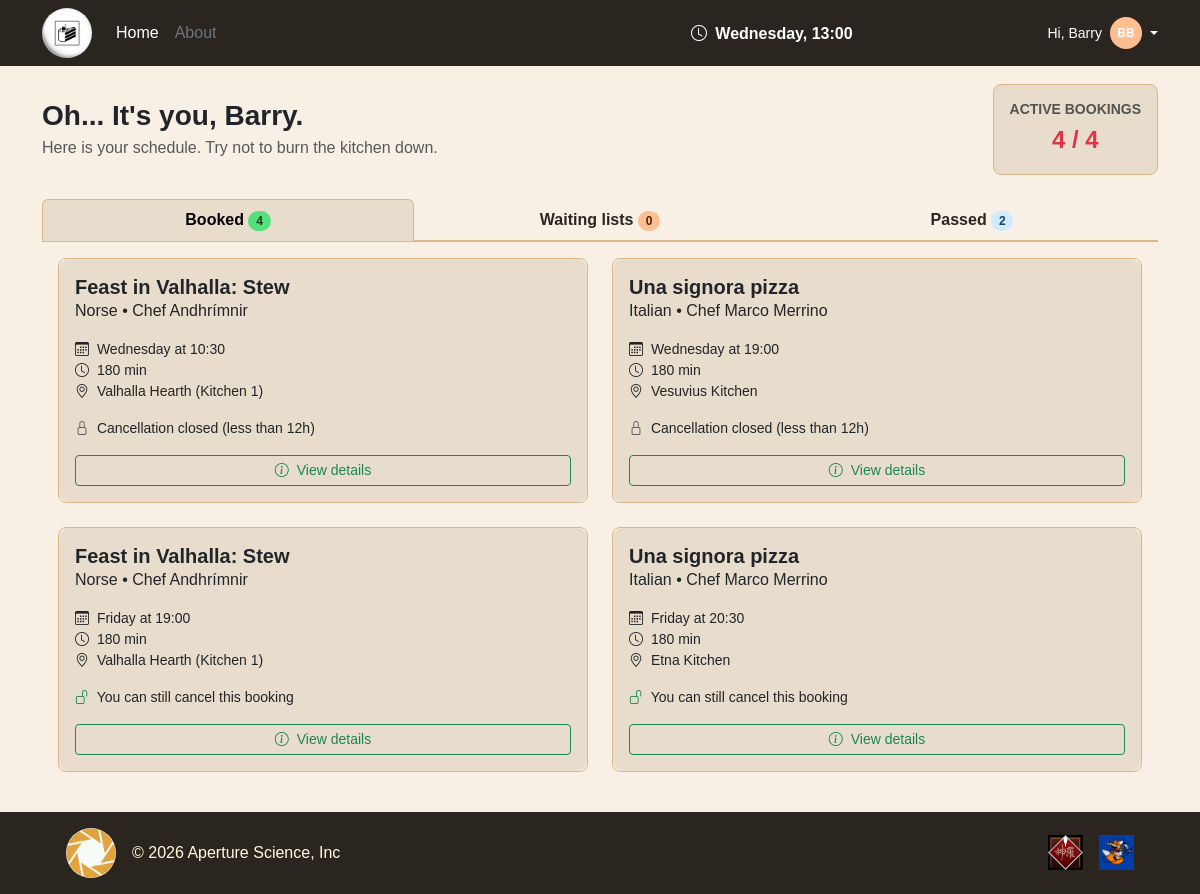
The page /student_profile (signed in) on the database as committed earlier.
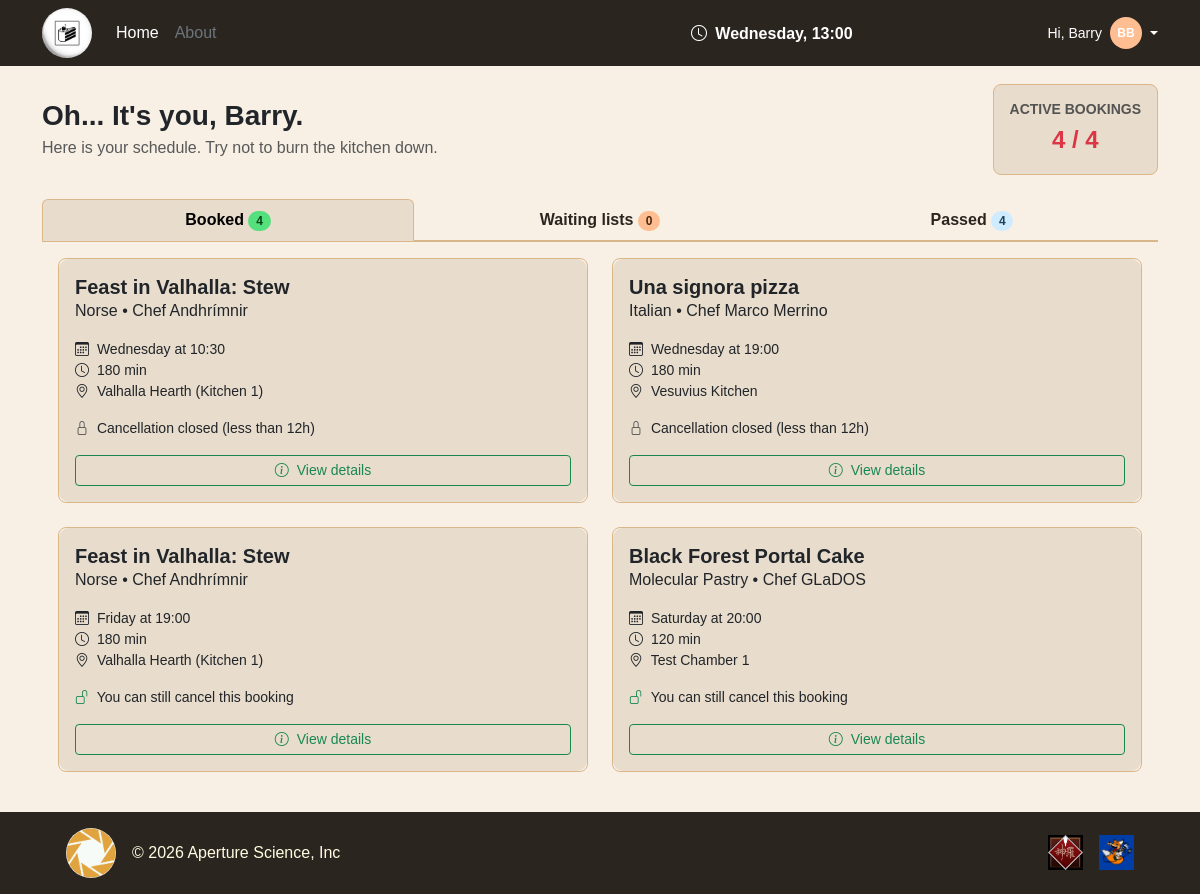
The same page on the database as committed later.
### tables this page shows
CREATE TABLE "BOOKING" (
	"id"	INTEGER NOT NULL UNIQUE,
	"rating"	INTEGER CHECK("rating" BETWEEN 1 AND 5),
	"status"	TEXT NOT NULL CHECK("status" IN ('ENROLLED', 'WAITING')),
	"CLASS_SESSION_id"	INTEGER NOT NULL,
	"USER_email"	TEXT NOT NULL,
	UNIQUE("CLASS_SESSION_id","USER_email"),
	PRIMARY KEY("id" AUTOINCREMENT),
	FOREIGN KEY("CLASS_SESSION_id") REFERENCES "CLASS_SESSION"("id") ON DELETE CASCADE,
	FOREIGN KEY("USER_email") REFERENCES "USER"("email") ON DELETE CASCADE
);

CREATE TABLE "COOKING_CLASS" (
	"id"	INTEGER NOT NULL UNIQUE,
	"cuisine"	TEXT NOT NULL,
	"title"	TEXT NOT NULL,
	"duration"	INTEGER NOT NULL,
	"difficulty"	TEXT NOT NULL CHECK("difficulty" IN ('Beginner', 'Intermediate', 'Advanced')),
	"chef_name"	TEXT NOT NULL,
	"description"	TEXT NOT NULL,
	"dietary_category"	TEXT NOT NULL CHECK("dietary_category" IN ('Standard', 'Vegetarian', 'Vegan', 'Gluten-free')),
	"photo_1"	TEXT NOT NULL,
	"photo_2"	TEXT NOT NULL,
	"photo_3"	TEXT NOT NULL,
	"USER_email"	TEXT NOT NULL,
	PRIMARY KEY("id" AUTOINCREMENT),
	FOREIGN KEY("USER_email") REFERENCES "USER"("email") ON DELETE CASCADE
);

CREATE TABLE "CLASS_SESSION" (
	"id"	INTEGER NOT NULL UNIQUE,
	"max_capacity"	INTEGER NOT NULL,
	"start_time"	TEXT NOT NULL,
	"day_of_week"	TEXT NOT NULL,
	"kitchen"	TEXT NOT NULL,
	"COOKING_CLASS_id"	INTEGER NOT NULL,
	PRIMARY KEY("id" AUTOINCREMENT),
	FOREIGN KEY("COOKING_CLASS_id") REFERENCES "COOKING_CLASS"("id") ON DELETE CASCADE
);

### app.py (the view)
@app.route("/student_profile")
@login_required
def student_profile():
    if current_user.role != "student":
        return redirect(url_for("home"))
    all_sessions = booking_dao.get_user_enrolled_sessions(current_user.email)
    all_sessions = utilities_dao.sort_sessions_chronologically(all_sessions)
    upcoming_sessions = []
    past_sessions = []
    on_waiting_list = []
    for session in all_sessions:
        session = dict(session)
        ended = utilities_dao.check_end_of_session(session["day_of_week"], session["start_time"], session["duration"])
        if session["status"] == "WAITING":
            if not ended:
                session["waiting_position"] = booking_dao.get_waiting_list_positions(current_user.email, session["id"])
                on_waiting_list.append(session)
        elif ended:
            past_sessions.append(session)
        else:
            session["deletable"] = utilities_dao.check_delete_eligibility(session["day_of_week"], session["start_time"])
            upcoming_sessions.append(session)
    return render_template(
        "student/student_profile.html",
        upcoming_sessions=upcoming_sessions,
        past_sessions=past_sessions,
        on_waiting_list=on_waiting_list,
        max_enrollments=utilities_dao.MAX_ENROLLMENTS
        )

### app.py (called while the page is built)
@login_manager.user_loader
def load_user(user_id):
    db_user = user_dao.get_user_by_email(user_id)
    if not db_user:
        return None
    return User(
        email=db_user["email"],
        first_name=db_user["first_name"],
        last_name=db_user["last_name"],
        password=db_user["password_hash"],
        role=db_user["role"]
    )

@app.context_processor
def inject_current_time():
    return {"current_day": utilities_dao.CURRENT_DAY, "current_time": utilities_dao.CURRENT_TIME}

### dao/user_dao.py (called while the page is built)
def get_user_by_email(email):
    conn = utilities_dao.db_connect()
    cursor = conn.cursor()
    cursor.execute("SELECT * FROM USER WHERE email = ?", (email,))
    user = cursor.fetchone()
    utilities_dao.close_connection(conn, cursor)
    return user

### dao/utilities_dao.py (called while the page is built)
def db_connect():
    conn = sqlite3.connect(DATABASE)
    conn.row_factory = sqlite3.Row
    conn.execute("PRAGMA foreign_keys = ON;")
    return conn

def close_connection(conn, cursor):
    conn.commit()
    cursor.close()
    conn.close()

def get_week_time(day, time_str):
    hours, minutes = time_str.split(":")
    return datetime.timedelta(days=DAYS.index(day), hours=int(hours), minutes=int(minutes))

### templates/student/student_profile.html (shortened to what the changed rows need)
{% extends "base.html" %}
{% block content %}
<div class="container my-4">
    <div class="row mt-4">
        <div class="col-12">
            <ul class="nav nav-tabs nav-justified profile-tabs">
                <li class="nav-item">
                    <a class="nav-link" data-bs-toggle="tab" href="#passed">
                        <strong>Passed</strong> <span class="badge badge-passed rounded-pill">{{ past_sessions|length }}</span>
                    </a>
                </li>
            </ul>
            <div class="tab-content p-3">
                <div id="booked" class="tab-pane fade show active">
                    {% if upcoming_sessions %}
                    <div class="row row-cols-1 row-cols-md-2 g-4">
                        {% for upcoming in upcoming_sessions %}
                        <div class="col">
                            <div class="card booking-card h-100">
                                <div class="card-body">
                                    <h5 class="card-title fw-bold mb-0">{{ upcoming.title }}</h5>
                                    <p class="card-text mb-3">{{ upcoming.cuisine }} • Chef {{ upcoming.chef_name }}</p>
                                    <ul class="list-unstyled small mb-3">
                                        <li><i class="bi bi-calendar3 me-1"></i> {{ upcoming.day_of_week }} at {{ upcoming.start_time }}</li>
                                        <li><i class="bi bi-clock me-1"></i> {{ upcoming.duration }} min</li>
                                        <li><i class="bi bi-geo-alt me-1"></i> {{ upcoming.kitchen }}</li>
                                    </ul>
                                    <p class="small mb-3">
                                        {% if upcoming.deletable %}
                                        <i class="bi bi-unlock text-success me-1"></i> You can still cancel this booking
                                        {% else %}
                                        <i class="bi bi-lock text-muted me-1"></i> Cancellation closed (less than 12h)
                                        {% endif %}
                                    </p>
                                    <a href="{{ url_for('session_details', session_id=upcoming.id) }}" class="btn btn-outline-success btn-sm w-100">
                                        <i class="bi bi-info-circle me-1"></i> View details
                                    </a>
                                </div>
                            </div>
                        </div>
                        {% endfor %}
                    </div>
                    {% else %}
                    <div class="text-center py-5 text-muted"><p class="mb-0">You haven't made any reservations yet.</p></div>
                    {% endif %}
                </div>
            </div>
        </div>
    </div>
</div>
{% endblock %}

Rows that differ between the two databases and show on the page:
removed BOOKING: title "Una signora pizza", cuisine "Italian", chef_name "Marco Merrino", day_of_week "Friday", start_time "20:30", duration "180", kitchen "Etna Kitchen", shows "You can still cancel this booking"
added BOOKING: title "Black Forest Portal Cake", cuisine "Molecular Pastry", chef_name "GLaDOS", day_of_week "Saturday", start_time "20:00", duration "120", kitchen "Test Chamber 1", shows "You can still cancel this booking"
Other text that changed with them:
{{ past_sessions|length }}: "2" → "4"
